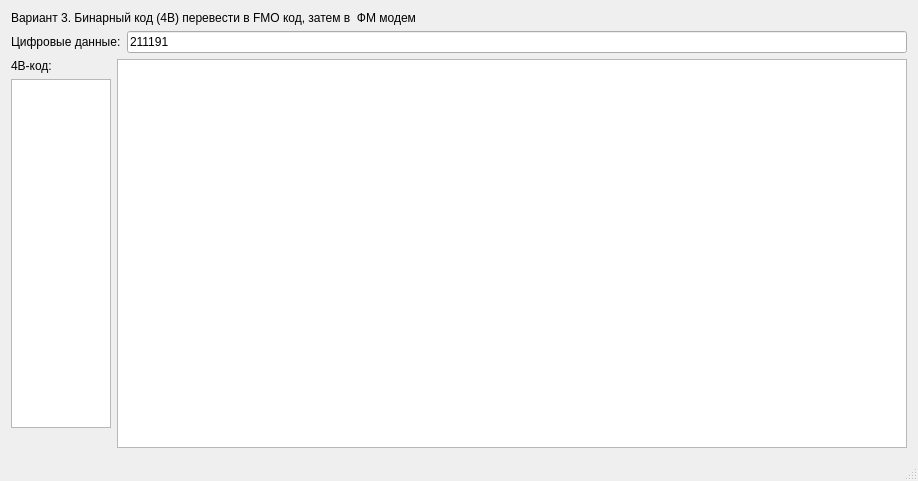
<?xml version="1.0" encoding="UTF-8"?>
<ui version="4.0">
 <class>MainWindow</class>
 <widget class="QMainWindow" name="MainWindow">
  <property name="geometry">
   <rect>
    <x>0</x>
    <y>0</y>
    <width>918</width>
    <height>481</height>
   </rect>
  </property>
  <property name="windowTitle">
   <string>Lab #4 - Виды модуляции модемов</string>
  </property>
  <widget class="QWidget" name="centralWidget">
   <layout class="QVBoxLayout" name="verticalLayout_2">
    <item>
     <widget class="QLabel" name="label">
      <property name="text">
       <string>Вариант 3. Бинарный код (4В) перевести в FМО код, затем в  ФМ модем</string>
      </property>
      <property name="wordWrap">
       <bool>true</bool>
      </property>
     </widget>
    </item>
    <item>
     <layout class="QHBoxLayout" name="horizontalLayout">
      <item>
       <widget class="QLabel" name="label_2">
        <property name="text">
         <string>Цифровые данные:</string>
        </property>
       </widget>
      </item>
      <item>
       <widget class="QLineEdit" name="lineEdit">
        <property name="text">
         <string>211191</string>
        </property>
       </widget>
      </item>
     </layout>
    </item>
    <item>
     <layout class="QHBoxLayout" name="horizontalLayout_2">
      <item>
       <layout class="QVBoxLayout" name="verticalLayout">
        <item>
         <widget class="QLabel" name="label_3">
          <property name="sizePolicy">
           <sizepolicy hsizetype="Maximum" vsizetype="Maximum">
            <horstretch>0</horstretch>
            <verstretch>0</verstretch>
           </sizepolicy>
          </property>
          <property name="baseSize">
           <size>
            <width>0</width>
            <height>0</height>
           </size>
          </property>
          <property name="text">
           <string>4B-код:</string>
          </property>
         </widget>
        </item>
        <item>
         <widget class="QPlainTextEdit" name="textEdit4B">
          <property name="sizePolicy">
           <sizepolicy hsizetype="Maximum" vsizetype="Expanding">
            <horstretch>0</horstretch>
            <verstretch>0</verstretch>
           </sizepolicy>
          </property>
          <property name="baseSize">
           <size>
            <width>0</width>
            <height>0</height>
           </size>
          </property>
          <property name="readOnly">
           <bool>true</bool>
          </property>
         </widget>
        </item>
        <item>
         <spacer name="horizontalSpacer">
          <property name="orientation">
           <enum>Qt::Horizontal</enum>
          </property>
          <property name="sizeType">
           <enum>QSizePolicy::Fixed</enum>
          </property>
          <property name="sizeHint" stdset="0">
           <size>
            <width>100</width>
            <height>20</height>
           </size>
          </property>
         </spacer>
        </item>
       </layout>
      </item>
      <item>
       <widget class="QGraphicsView" name="graphicsView">
        <property name="sizePolicy">
         <sizepolicy hsizetype="Expanding" vsizetype="Expanding">
          <horstretch>0</horstretch>
          <verstretch>0</verstretch>
         </sizepolicy>
        </property>
        <property name="minimumSize">
         <size>
          <width>0</width>
          <height>0</height>
         </size>
        </property>
       </widget>
      </item>
     </layout>
    </item>
   </layout>
  </widget>
  <widget class="QStatusBar" name="statusBar"/>
 </widget>
 <layoutdefault spacing="6" margin="11"/>
 <resources/>
 <connections/>
</ui>
